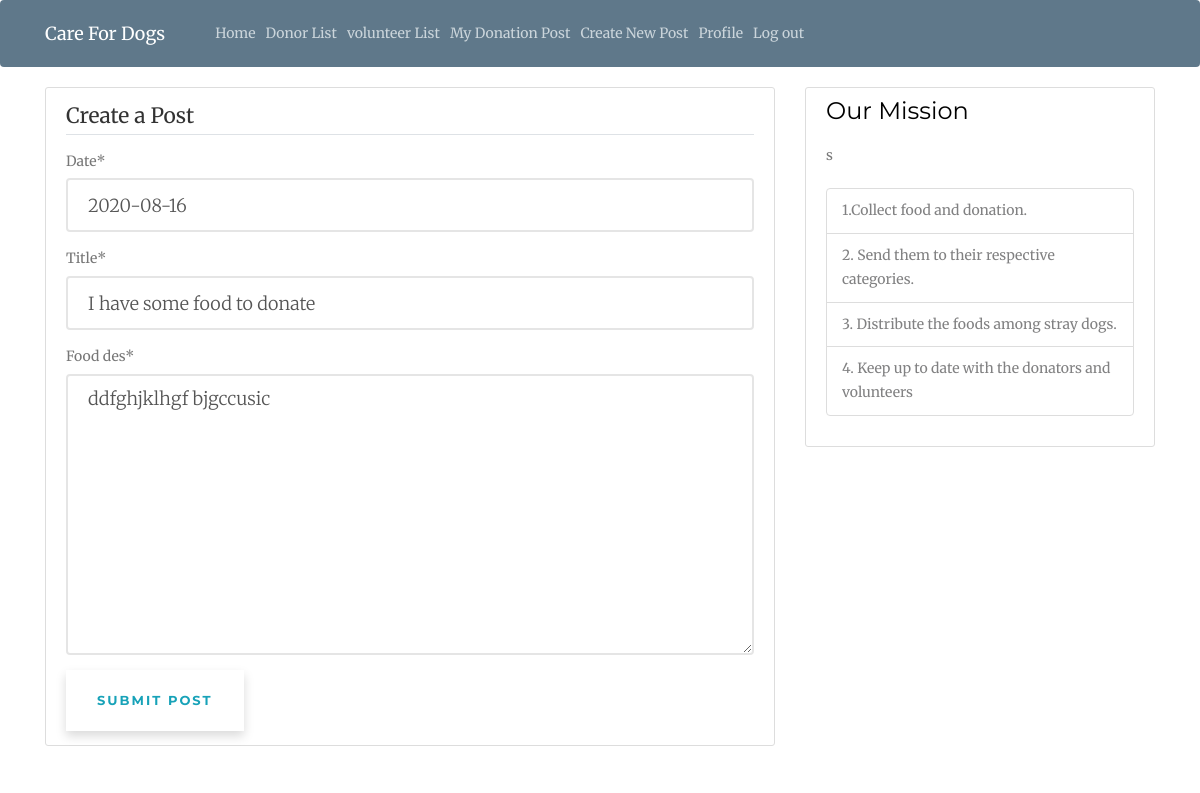
The app's page /post/2/update (signed in) with its own data.
### food_doner/models.py (models this page shows, shortened)
class Doner_Post(models.Model):
    date = models.DateField()
    title = models.CharField(max_length = 100)
    food_des = models.TextField()
    date_posted = models.DateTimeField (default = timezone.now)
    username = models.ForeignKey(User, on_delete=models.CASCADE)
    status = models.IntegerField(default = 1)

### food_doner/views.py (the view, shortened to what this page needs)
# urls.py: path('post/<int:pk>/update', PostUpdateView.as_view(), name='update'),
class PostUpdateView(LoginRequiredMixin, UserPassesTestMixin,UpdateView):
    model = Doner_Post
    fields = ['date','title','food_des']
    template_name = 'food_doner/post_form.html'
    def test_func(self):
        post = self.get_object()
        if self.request.user == post.username:
            return True
        return False

### food_doner/templates/food_doner/post_form.html (shortened to what this page needs)
{% extends "food_doner/base.html" %}
{% load crispy_forms_tags %}
{% block content %}
    <div class="content-section">
        <form method="post">
            <fieldset class="from-group">
                <legend class="border-bottom mb-4">Create a Post</legend>
                {{ form | crispy }}
            </fieldset>
            <div class="from-group">
                <button class="btn btn-outline-info" type="submit">Submit Post</button>
            </div>
        </form>
    </div>
{% endblock content %}

### food_doner/static/food_doner/main.css (style rules this page uses)
body { background: #fafafa; color: #333333; margin-top: 5rem; }
.content-section { background: #ffffff; padding: 10px 20px; border: 1px solid #dddddd; border-radius: 3px; margin-bottom: 20px; }

### food_doner/static/css/style.css (style rules this page uses)
body { font-family: "Merriweather", serif; font-weight: 400; font-size: 14px; line-height: 1.7; color: #777; background: #fff; }
form label { font-weight: normal !important; }
.btn { margin-right: 4px; margin-bottom: 4px; font-family: "Montserrat", sans-serif; font-size: 13px; font-weight: 700 !important; -webkit-border-radius: 0px; -moz-border-radius: 0px; -ms-border-radius: 0px; border-radius: 0px; letter-spacing: 2px; -webkit-transition: 0.5s; -o-transition: 0.5s; transition: 0.5s; padding: 20px 30px; text-transform: uppercase; text-shadow: none !important; -webkit-box-shadow: 0px 5px 10px 0px rgba(0, 0, 0, 0.15); -moz-box-shadow: 0px 5px 10px 0px rgba(0, 0, 0, 0.15); box-shadow: 0px 5px 10px 0px rgba(0, 0, 0, 0.15); }
.form-control { box-shadow: none; background: transparent; border: 2px solid rgba(0, 0, 0, 0.1); height: 54px; font-size: 18px; font-weight: 300; }

### records on screen
Doner_Post: date "2020-08-16", title "I have some food to donate", food_des "ddfghjklhgf bjgccusic"
